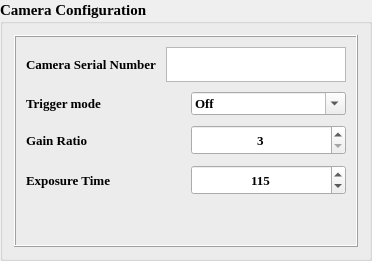
                            <widget class="QGroupBox" name="groupBox_13">
                             <property name="font">
                              <font>
                               <family>Times New Roman</family>
                               <pointsize>11</pointsize>
                               <weight>75</weight>
                               <bold>true</bold>
                              </font>
                             </property>
                             <property name="title">
                              <string>Camera Configuration</string>
                             </property>
                             <layout class="QVBoxLayout" name="verticalLayout_20">
                              <item>
                               <widget class="QFrame" name="frame_13">
                                <property name="frameShape">
                                 <enum>QFrame::Box</enum>
                                </property>
                                <property name="frameShadow">
                                 <enum>QFrame::Raised</enum>
                                </property>
                                <layout class="QVBoxLayout" name="verticalLayout_21">
                                 <property name="spacing">
                                  <number>10</number>
                                 </property>
                                 <property name="leftMargin">
                                  <number>10</number>
                                 </property>
                                 <property name="topMargin">
                                  <number>10</number>
                                 </property>
                                 <property name="rightMargin">
                                  <number>10</number>
                                 </property>
                                 <property name="bottomMargin">
                                  <number>10</number>
                                 </property>
                                 <item>
                                  <layout class="QHBoxLayout" name="horizontalLayout_45">
                                   <item>
                                    <widget class="QLabel" name="label_9">
                                     <property name="font">
                                      <font>
                                       <family>Times New Roman</family>
                                       <pointsize>10</pointsize>
                                      </font>
                                     </property>
                                     <property name="text">
                                      <string>Camera Serial Number</string>
                                     </property>
                                    </widget>
                                   </item>
                                   <item>
                                    <widget class="QTextEdit" name="camera_serial">
                                     <property name="maximumSize">
                                      <size>
                                       <width>180</width>
                                       <height>35</height>
                                      </size>
                                     </property>
                                     <property name="font">
                                      <font>
                                       <family>Times New Roman</family>
                                       <pointsize>10</pointsize>
                                      </font>
                                     </property>
                                    </widget>
                                   </item>
                                  </layout>
                                 </item>
                                 <item>
                                  <layout class="QHBoxLayout" name="horizontalLayout_41">
                                   <item>
                                    <widget class="QLabel" name="label_15">
                                     <property name="font">
                                      <font>
                                       <family>Times New Roman</family>
                                       <pointsize>10</pointsize>
                                      </font>
                                     </property>
                                     <property name="text">
                                      <string>Trigger mode</string>
                                     </property>
                                    </widget>
                                   </item>
                                   <item>
                                    <widget class="QComboBox" name="comboBox">
                                     <property name="font">
                                      <font>
                                       <family>Times New Roman</family>
                                       <pointsize>10</pointsize>
                                      </font>
                                     </property>
                                     <property name="cursor">
                                      <cursorShape>PointingHandCursor</cursorShape>
                                     </property>
                                     <property name="layoutDirection">
                                      <enum>Qt::LeftToRight</enum>
                                     </property>
                                     <property name="autoFillBackground">
                                      <bool>false</bool>
                                     </property>
                                     <property name="editable">
                                      <bool>true</bool>
                                     </property>
                                     <property name="iconSize">
                                      <size>
                                       <width>18</width>
                                       <height>18</height>
                                      </size>
                                     </property>
                                     <property name="frame">
                                      <bool>true</bool>
                                     </property>
                                     <item>
                                      <property name="text">
                                       <string>Off</string>
                                      </property>
                                     </item>
                                     <item>
                                      <property name="text">
                                       <string>On</string>
                                      </property>
                                     </item>
                                    </widget>
                                   </item>
                                  </layout>
                                 </item>
                                 <item>
                                  <layout class="QHBoxLayout" name="horizontalLayout_29">
                                   <item>
                                    <widget class="QLabel" name="Gain_ratio">
                                     <property name="font">
                                      <font>
                                       <family>Times New Roman</family>
                                       <pointsize>10</pointsize>
                                      </font>
                                     </property>
                                     <property name="text">
                                      <string>Gain Ratio</string>
                                     </property>
                                    </widget>
                                   </item>
                                   <item>
                                    <widget class="QSpinBox" name="Gain_ratio_2">
                                     <property name="minimumSize">
                                      <size>
                                       <width>0</width>
                                       <height>30</height>
                                      </size>
                                     </property>
                                     <property name="maximumSize">
                                      <size>
                                       <width>16777215</width>
                                       <height>30</height>
                                      </size>
                                     </property>
                                     <property name="font">
                                      <font>
                                       <family>Times New Roman</family>
                                       <pointsize>10</pointsize>
                                      </font>
                                     </property>
                                     <property name="cursor">
                                      <cursorShape>PointingHandCursor</cursorShape>
                                     </property>
                                     <property name="locale">
                                      <locale language="English" country="UnitedStates"/>
                                     </property>
                                     <property name="alignment">
                                      <set>Qt::AlignCenter</set>
                                     </property>
                                     <property name="minimum">
                                      <number>3</number>
                                     </property>
                                     <property name="maximum">
                                      <number>21</number>
                                     </property>
                                     <property name="singleStep">
                                      <number>2</number>
                                     </property>
                                     <property name="value">
                                      <number>3</number>
                                     </property>
                                    </widget>
                                   </item>
                                  </layout>
                                 </item>
                                 <item>
                                  <layout class="QHBoxLayout" name="horizontalLayout_28">
                                   <item>
                                    <widget class="QLabel" name="Exposure_time">
                                     <property name="font">
                                      <font>
                                       <family>Times New Roman</family>
                                       <pointsize>10</pointsize>
                                      </font>
                                     </property>
                                     <property name="text">
                                      <string>Exposure Time</string>
                                     </property>
                                    </widget>
                                   </item>
                                   <item>
                                    <widget class="QSpinBox" name="exposure_time">
                                     <property name="minimumSize">
                                      <size>
                                       <width>0</width>
                                       <height>30</height>
                                      </size>
                                     </property>
                                     <property name="maximumSize">
                                      <size>
                                       <width>16777215</width>
                                       <height>30</height>
                                      </size>
                                     </property>
                                     <property name="font">
                                      <font>
                                       <family>Times New Roman</family>
                                       <pointsize>10</pointsize>
                                      </font>
                                     </property>
                                     <property name="cursor">
                                      <cursorShape>PointingHandCursor</cursorShape>
                                     </property>
                                     <property name="locale">
                                      <locale language="English" country="UnitedStates"/>
                                     </property>
                                     <property name="alignment">
                                      <set>Qt::AlignCenter</set>
                                     </property>
                                     <property name="minimum">
                                      <number>10</number>
                                     </property>
                                     <property name="maximum">
                                      <number>90000</number>
                                     </property>
                                     <property name="singleStep">
                                      <number>1</number>
                                     </property>
                                     <property name="value">
                                      <number>115</number>
                                     </property>
                                     <property name="displayIntegerBase">
                                      <number>10</number>
                                     </property>
                                    </widget>
                                   </item>
                                  </layout>
                                 </item>
                                 <item>
                                  <spacer name="verticalSpacer_2">
                                   <property name="orientation">
                                    <enum>Qt::Vertical</enum>
                                   </property>
                                   <property name="sizeHint" stdset="0">
                                    <size>
                                     <width>20</width>
                                     <height>40</height>
                                    </size>
                                   </property>
                                  </spacer>
                                 </item>
                                </layout>
                               </widget>
                              </item>
                             </layout>
                            </widget>
